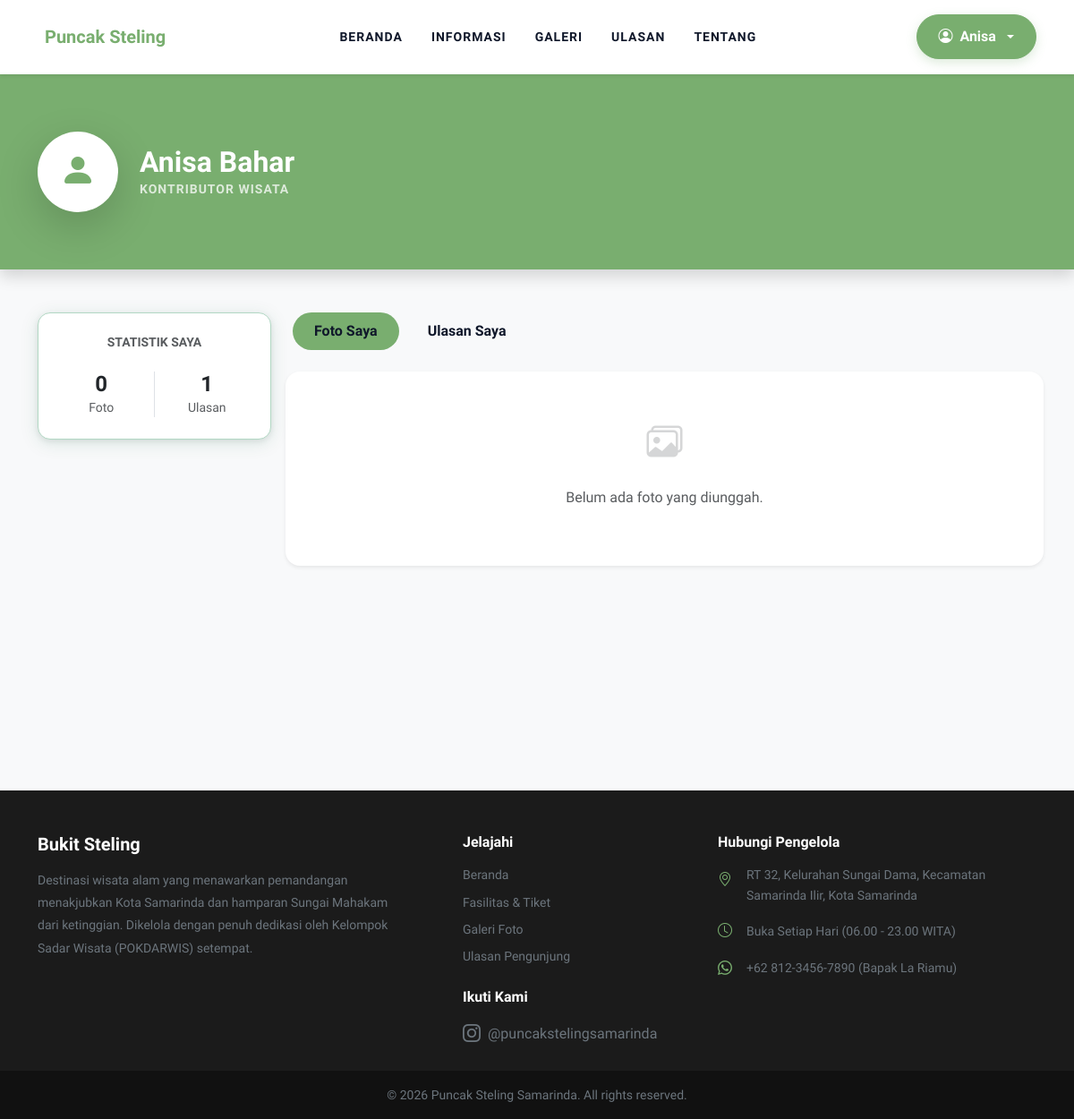
Page /views/public/profil.php (signed in) on the earlier database version.
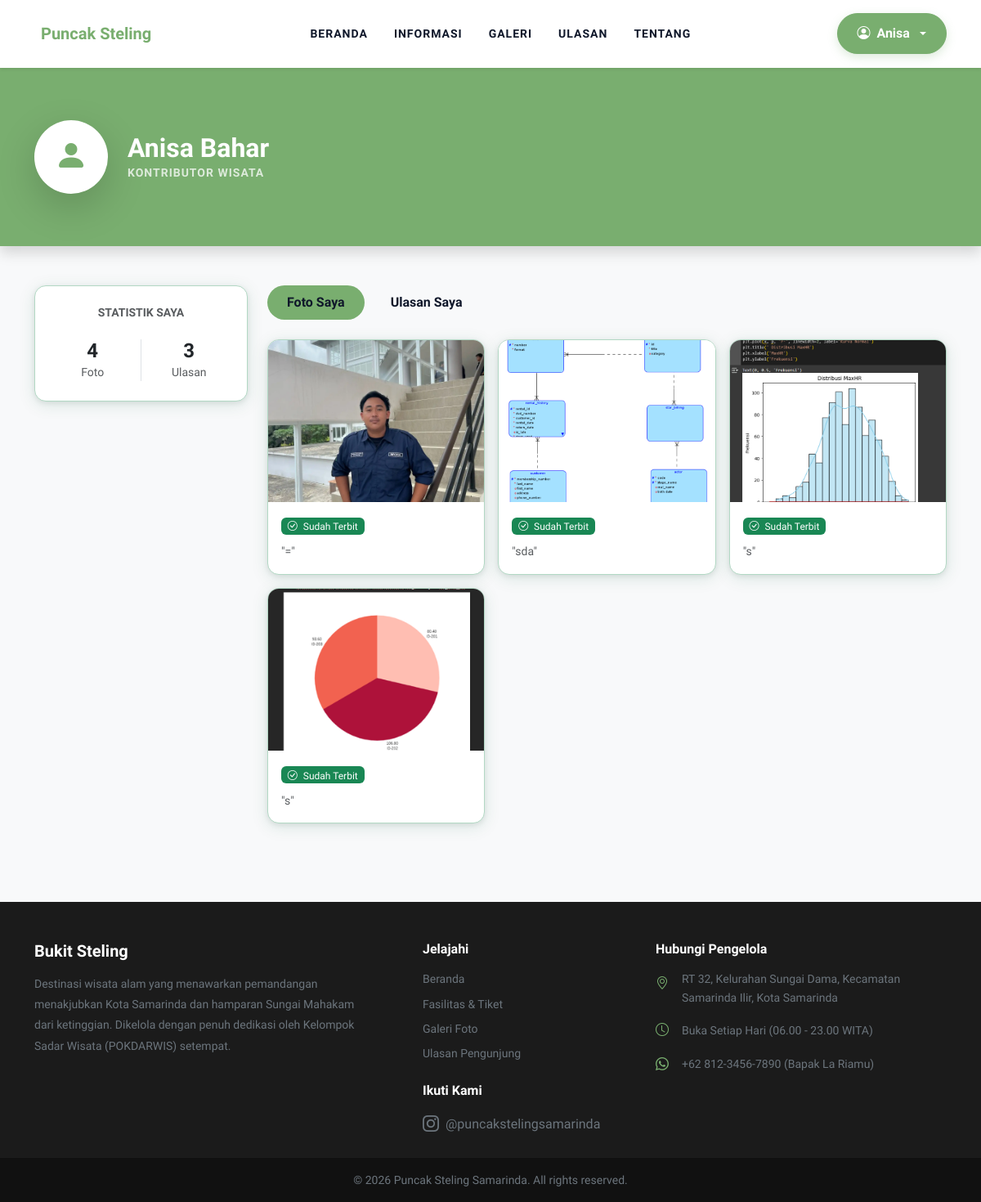
Same page on the later database version.
### tables this page shows
CREATE TABLE `tb_galeri` (
  `id_galeri` int NOT NULL,
  `id_pengunjung` int DEFAULT NULL,
  `kategori` varchar(50) DEFAULT NULL,
  `caption` text,
  `file_foto` varchar(255) NOT NULL,
  `status` enum('pending','approved','rejected') DEFAULT 'pending',
  `tanggal_upload` timestamp NULL DEFAULT CURRENT_TIMESTAMP
);

### views/public/profil.php (the view, shortened to what this page needs)
<?php
include '../../config/koneksi.php';
$id_user = $_SESSION['id'];
$nama_user = $_SESSION['user'];
$count_foto = mysqli_num_rows(mysqli_query($koneksi, "SELECT id_galeri FROM tb_galeri WHERE id_pengunjung = '$id_user'"));
$count_ulasan = mysqli_num_rows(mysqli_query($koneksi, "SELECT id_ulasan FROM tb_ulasan WHERE id_pengunjung = '$id_user'"));
include '../templates/header.php';
include '../templates/navbar_public.php';
?>
<div class="min-vh-100 bg-light pb-5">
    <section class="py-5 bg-primary-custom text-white shadow">
        <div class="container py-3">
            <div class="d-flex align-items-center gap-4">
                <div class="bg-white rounded-circle d-flex align-items-center justify-content-center shadow-lg" style="width: 90px; height: 90px;">
                    <i class="bi bi-person-fill text-primary-custom" style="font-size: 2.5rem;"></i>
                </div>
                <div>
                    <h2 class="fw-bold mb-0"><?php echo $nama_user; ?></h2>
                    <p class="mb-0 opacity-75 small text-uppercase fw-bold" style="letter-spacing: 1px;">Kontributor Wisata</p>
                </div>
            </div>
        </div>
    </section>
    <div class="container py-5">
        <div class="row g-4">
            <div class="col-lg-3">
                <div class="card card-custom border-0 shadow-sm p-4 bg-white text-center">
                    <h6 class="fw-bold text-muted small text-uppercase mb-4">Statistik Saya</h6>
                    <div class="row">
                        <div class="col-6 border-end">
                            <h4 class="fw-bold mb-0"><?php echo $count_foto; ?></h4>
                            <p class="text-muted small mb-0">Foto</p>
                        </div>
                        <div class="col-6">
                            <h4 class="fw-bold mb-0"><?php echo $count_ulasan; ?></h4>
                            <p class="text-muted small mb-0">Ulasan</p>
                        </div>
                    </div>
                </div>
            </div>
            <div class="col-lg-9">
                <ul class="nav nav-pills gap-2 mb-4" id="pills-tab" role="tablist">
                    <li class="nav-item">
                        <button class="nav-link active rounded-pill px-4 fw-bold" id="pills-foto-tab" data-bs-toggle="pill" data-bs-target="#pills-foto" type="button">Foto Saya</button>
                    </li>
                    <li class="nav-item">
                        <button class="nav-link rounded-pill px-4 fw-bold" id="pills-ulasan-tab" data-bs-toggle="pill" data-bs-target="#pills-ulasan" type="button">Ulasan Saya</button>
                    </li>
                </ul>
                <div class="tab-content" id="pills-tabContent">
                    <div class="tab-pane fade show active" id="pills-foto" role="tabpanel">
                        <div class="row g-3">
                            <?php
                            $q_foto = mysqli_query($koneksi, "SELECT * FROM tb_galeri WHERE id_pengunjung = '$id_user' ORDER BY id_galeri DESC");
                            if(mysqli_num_rows($q_foto) > 0):
                                while($f = mysqli_fetch_assoc($q_foto)):
                                    $img = "../../assets/img/uploads/" . $f['file_foto'];
                            ?>
                            <div class="col-md-4">
                                <div class="card card-custom border-0 shadow-sm overflow-hidden h-100 bg-white">
                                    <div class="ratio ratio-4x3">
                                        <img src="<?php echo $img; ?>" class="object-fit-cover" onerror="this.src='https://via.placeholder.com/400x300'">
                                    </div>
                                    <div class="p-3">
                                        <div class="mb-2">
                                            <?php if($f['status'] == 'pending'): ?>
                                                <span class="badge bg-warning text-dark small fw-normal"><i class="bi bi-hourglass-split me-1"></i> Menunggu Moderasi</span>
                                            <?php else: ?>
                                                <span class="badge bg-success small fw-normal"><i class="bi bi-check-circle me-1"></i> Sudah Terbit</span>
                                            <?php endif; ?>
                                        </div>
                                        <p class="small text-muted mb-0">"<?php echo $f['caption']; ?>"</p>
                                    </div>
                                </div>
                            </div>
                            <?php endwhile; else: ?>
                                <div class="col-12 py-5 text-center bg-white rounded-4 shadow-sm">
                                    <i class="bi bi-images fs-1 text-muted opacity-25 mb-3 d-block"></i>
                                    <p class="text-muted">Belum ada foto yang diunggah.</p>
                                </div>
                            <?php endif; ?>
                        </div>
                    </div>
                </div>
            </div>
        </div>
    </div>
</div>
<?php include '../templates/footer.php'; ?>

### views/templates/header.php (shortened to what this page needs)
<!DOCTYPE html>
<html lang="id">
<head>
    <link href="https://cdn.jsdelivr.net/npm/bootstrap@5.3.2/dist/css/bootstrap.min.css" rel="stylesheet">
    <link rel="stylesheet" href="https://cdn.jsdelivr.net/npm/bootstrap-icons@1.11.1/font/bootstrap-icons.css">
    <link rel="stylesheet" href="../../assets/css/style.css">
</head>
<body class="">

### views/templates/navbar_public.php (shortened to what this page needs)
<nav class="navbar navbar-expand-lg navbar-light bg-white sticky-top shadow-sm py-3">
    <div class="container">
        <a class="navbar-brand fw-bold text-primary-custom d-flex align-items-center gap-2" href="beranda.php">
            <i class="bi bi-mountain"></i> Puncak Steling
        </a>
        <div class="collapse navbar-collapse" id="navbarNav">
            <ul class="navbar-nav mx-auto text-uppercase small fw-bold" style="letter-spacing: 1px;">
                <li class="nav-item"><a class="nav-link px-3" href="beranda.php">Beranda</a></li>
                <li class="nav-item"><a class="nav-link px-3" href="informasi.php">Informasi</a></li>
                <li class="nav-item"><a class="nav-link px-3" href="galeri.php">Galeri</a></li>
                <li class="nav-item"><a class="nav-link px-3" href="ulasan.php">Ulasan</a></li>
                <li class="nav-item"><a class="nav-link px-3" href="tentang.php">Tentang</a></li>
            </ul>
            <div class="d-flex align-items-center gap-3">
                <?php if (isset($_SESSION['login'])) : ?>
                    <div class="dropdown">
                        <a class="btn btn-primary-custom rounded-pill px-4 dropdown-toggle d-flex align-items-center gap-2" href="#" role="button" data-bs-toggle="dropdown">
                            <i class="bi bi-person-circle"></i>
                            <span>
                                <?php
                                    $nama = explode(' ', $_SESSION['user'])[0];
                                    echo ($_SESSION['role'] === 'admin') ? $nama . " (Admin)" : $nama;
                                ?>
                            </span>
                        </a>
                    </div>
                <?php else : ?>
                    <a href="../auth/login.php" class="text-decoration-none text-dark fw-bold small px-3">Masuk</a>
                    <a href="../auth/register.php" class="btn btn-primary-custom rounded-pill px-4 shadow-sm fw-bold">Daftar</a>
                <?php endif; ?>
            </div>
        </div>
    </div>
</nav>

### views/templates/footer.php (shortened to what this page needs)
<?php
$is_admin = strpos($_SERVER['REQUEST_URI'], '/admin/') !== false;
?>
<?php if (!$is_admin) : ?>
<footer class="mt-auto" style="background-color: #1B1B1B; color: #E5E7EB; width: 100%; overflow-x: hidden;">
    <div class="pt-5 pb-4">
        <div class="container">
            <div class="row gy-4">
                <div class="col-lg-5 col-md-12 pe-lg-5">
                    <h5 class="fw-bold text-white mb-3 d-flex align-items-center gap-2">Bukit Steling</h5>
                    <p class="small text-secondary" style="line-height: 1.8;">
                        Destinasi wisata alam yang menawarkan pemandangan menakjubkan Kota Samarinda dan hamparan Sungai Mahakam dari ketinggian. Dikelola dengan penuh dedikasi oleh Kelompok Sadar Wisata (POKDARWIS) setempat.
                    </p>
                </div>
                <div class="col-lg-3 col-md-6">
                    <h6 class="fw-bold text-white mb-3">Jelajahi</h6>
                    <ul class="list-unstyled small mb-4">
                        <li class="mb-2"><a href="beranda.php" class="text-secondary text-decoration-none custom-hover">Beranda</a></li>
                        <li class="mb-2"><a href="informasi.php" class="text-secondary text-decoration-none custom-hover">Fasilitas & Tiket</a></li>
                        <li class="mb-2"><a href="galeri.php" class="text-secondary text-decoration-none custom-hover">Galeri Foto</a></li>
                        <li class="mb-2"><a href="ulasan.php" class="text-secondary text-decoration-none custom-hover">Ulasan Pengunjung</a></li>
                    </ul>
                    <h6 class="fw-bold text-white mb-3">Ikuti Kami</h6>
                    <a href="https://www.instagram.com/puncakstelingsamarinda" target="_blank" class="text-secondary text-decoration-none custom-hover d-flex align-items-center gap-2">
                        <i class="bi bi-instagram fs-5 flex-shrink-0"></i>
                        <span>@puncakstelingsamarinda</span>
                    </a>
                </div>
                <div class="col-lg-4 col-md-6">
                    <h6 class="fw-bold text-white mb-3">Hubungi Pengelola</h6>
                    <ul class="list-unstyled small text-secondary">
                        <li class="mb-3 d-flex align-items-start gap-3">
                            <i class="bi bi-geo-alt mt-1 text-primary-custom flex-shrink-0 fs-6"></i>
                            <span>RT 32, Kelurahan Sungai Dama, Kecamatan Samarinda Ilir, Kota Samarinda</span>
                        </li>
                        <li class="mb-3 d-flex align-items-center gap-3">
                            <i class="bi bi-clock text-primary-custom flex-shrink-0 fs-6"></i>
                            <span>Buka Setiap Hari (06.00 - 23.00 WITA)</span>
                        </li>
                        <li class="d-flex align-items-center gap-3">
                            <i class="bi bi-whatsapp text-primary-custom flex-shrink-0 fs-6"></i>
                            <span>+62 812-3456-7890 (Bapak La Riamu)</span>
                        </li>
                    </ul>
                </div>
            </div>
        </div>
    </div>
    <div class="py-3" style="background-color: #111111; border-top: 1px solid rgba(255,255,255,0.05);">
        <div class="container text-center">
            <p class="text-secondary small mb-0">&copy; 2026 Puncak Steling Samarinda. All rights reserved.</p>
        </div>
    </div>
</footer>
<?php endif; ?>
</body>
</html>

### assets/css/style.css (style rules this page uses)
:root { --primary: #79AE6F; --primary-dark: #346739; --primary-light: #9FCB98; --primary-subtle: #F2EDC2; --secondary: #6366f1; --bg-light: #f8fafc; --white: #ffffff; --text-dark: #0f172a; --text-muted: #64748b; --border-color: #e2e8f0; --shadow-sm: 0 1px 3px 0 rgb(0 0 0 / 0.1), 0 1px 2px -1px rgb(0 0 0 / 0.1); --shadow-md: 0 4px 6px -1px rgb(0 0 0 / 0.1), 0 2px 4px -2px rgb(0 0 0 / 0.1); --shadow-lg: 0 10px 15px -3px rgb(0 0 0 / 0.1), 0 4px 6px -4px rgb(0 0 0 / 0.1); --shadow-xl: 0 20px 25px -5px rgb(0 0 0 / 0.1), 0 8px 10px -6px rgb(0 0 0 / 0.1); --radius-md: 12px; --radius-lg: 20px; --radius-xl: 32px; }
html { scroll-behavior: smooth; }
body { font-family: 'Plus Jakarta Sans', sans-serif; background-color: var(--bg-light); color: var(--text-dark); line-height: 1.6; overflow-x: hidden; }
.text-primary-custom { color: var(--primary) !important; }
.bg-primary-custom { background-color: var(--primary) !important; }
.btn-primary-custom, .btn-primary { background-color: var(--primary) !important; border-color: var(--primary) !important; color: white !important; border-radius: var(--radius-md); padding: 12px 28px; font-weight: 700; transition: all 0.3s cubic-bezier(0.4, 0, 0.2, 1); box-shadow: 0 4px 12px rgba(121, 174, 111, 0.25); }
.card-custom { border: 1px solid #b2d8c4 !important; box-shadow: 0 4px 20px rgba(0, 100, 60, 0.13), 0 2px 6px rgba(0, 0, 0, 0.08) !important; border-radius: 14px !important; transition: all 0.2s ease; }
.navbar { transition: all 0.4s ease; padding: 24px 0; border-bottom: 1px solid transparent; }
.nav-link { color: var(--text-dark) !important; position: relative; transition: color 0.3s ease; }
.nav-link::after { content: ''; position: absolute; bottom: 5px; left: 15px; right: 15px; height: 2px; background: var(--primary); transform: scaleX(0); transition: transform 0.3s ease; }

### views/public/profil.php (style rules this page uses)
.text-primary-custom { color: var(--primary) !important; }
.bg-primary-custom { background-color: var(--primary) !important; }
.nav-pills .nav-link.active { background-color: var(--primary) !important; }
.nav-pills .nav-link { color: #6c757d; }

Differences in the rows shown:
added tb_galeri: file_foto (picture), status "approved" (drawn), caption "="
added tb_galeri: file_foto (picture), status "approved" (drawn), caption "sda"
added tb_galeri: file_foto (picture), status "approved" (drawn), caption "s"
added tb_galeri: file_foto (picture), status "approved" (drawn), caption "s"
Other differences:
$count_foto: "0" → "4"
$count_ulasan: "1" → "3"
text no longer shown: "Belum ada foto yang diunggah."
